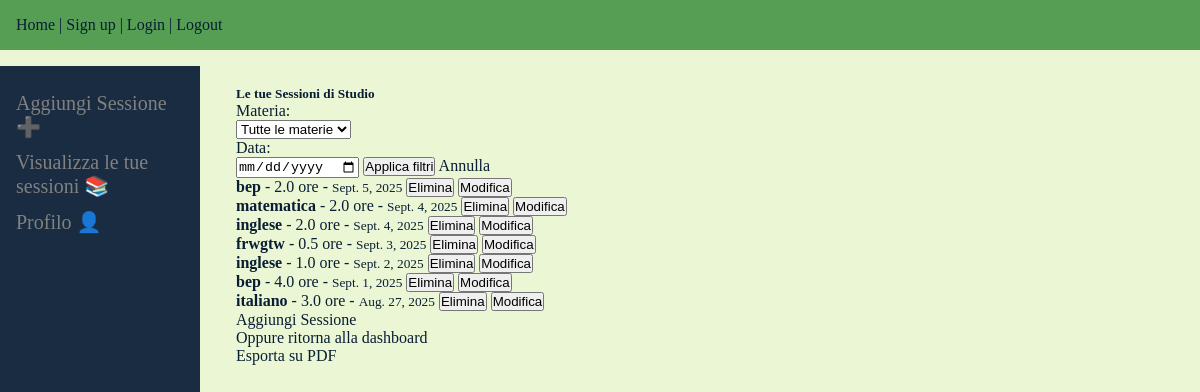
The app's page /study/sessions/ (signed in), older data.
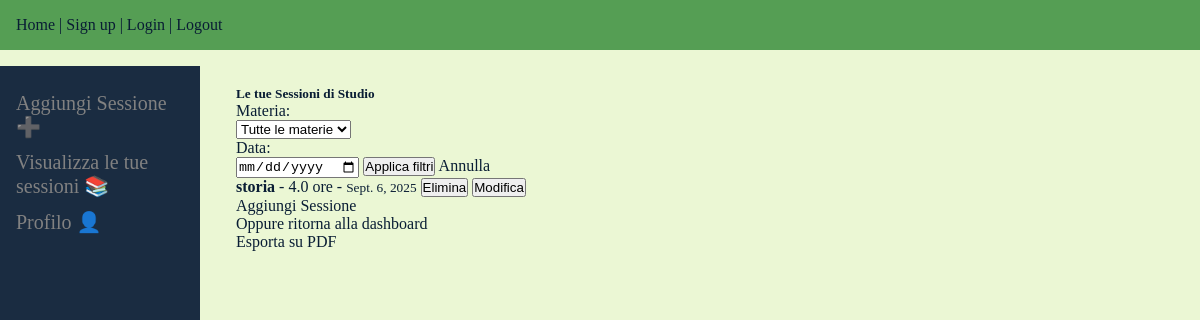
The same page, newer data.
### study/models.py (models this page shows, shortened)
class StudySession(models.Model):
    user = models.ForeignKey(User, on_delete=models.CASCADE, related_name="study_sessions")
    subject = models.ForeignKey(Subject, on_delete=models.CASCADE,)
    duration = models.DecimalField(max_digits=4, decimal_places=1)
    date = models.DateField()
    notes = models.TextField(max_length=100)
    class Meta:
        ordering= ['-date']

class Subject(models.Model):
    name = models.CharField(max_length=50, unique=True)
    created_at=models.DateTimeField(auto_now_add=True)
    created_by = models.ForeignKey(User, on_delete=models.SET_NULL, null=True, blank=True)
    class Meta:
        ordering = ['name']
    def __str__(self):
        return f"{self.name}"

### study/views.py (the view)
# urls.py: path('sessions/', views.study_session_list, name='session_list'),
@login_required
def study_session_list(request):
    user_sessions = filter_sessions(request.user, request.GET)
    context = {
        'sessions' : user_sessions,
        'subjects' : Subject.objects.filter(created_by=request.user)
    }
    return render(request, 'study/session_list.html', context)

### study/views.py (called while the page is built)
def filter_sessions(user, req):
    user_sessions = StudySession.objects.filter(user=user)
    if req.get('subjects'):
        user_sessions=user_sessions.filter(subject_id=req['subjects'])
    if req.get('date'):
        user_sessions=user_sessions.filter(date=req['date'])
    return user_sessions

### study/templates/study/session_list.html (shortened to what this page needs)
{% extends 'dashboard.html' %}
{% block dashboard_page %}
<div class="dashboard-main">
    <h5>Le tue Sessioni di Studio</h5>
    <form method="GET" action="{% url 'study:session_list'%}" class="filtri">
        <p> Materia: </p>
        <select name="subjects">
            <option value=""> Tutte le materie</option>
        </select>
        <p>Data: </p>
        <input type="date" name="date" value="{{request.GET.data}}">
        <button type="submit"> Applica filtri</button>
        <a href="{% url 'study:session_list' %}">Annulla</a>
    </form>
        {% if sessions %}
            <div class="list-group">
                {% for session in sessions %}
                    <div class="session">
                        <strong>{{ session.subject }}</strong> -
                        {{ session.duration }} ore -
                        <small >{{ session.date }}</small>
                         <form method="post" action="{% url 'study:delete_session' session.pk %}" style="display:inline;">
                        <button type="submit">Elimina</button>
                        </form>
                        <form method="post" action="{% url 'study:edit_session' session.pk %}" style="display:inline;">
                        <button type="submit">Modifica</button>
                        </form>
                    </div>
                {% endfor %}
            </div>
        {% else %}
            <p>Non hai ancora registrato sessioni di studio. Inizia ora!</p>
        {% endif %}
   <div>
    <a href="{% url 'study:add_session' %}"> Aggiungi Sessione  </a>
   </div>
   <div>
    <a href="{% url 'users:dashboard' %}"> Oppure ritorna alla dashboard </a>
   </div>
   <div>
    <a href="{% url 'study:export_list' %}?subjects={{request.GET.subjects}}&date={{request.GET.date}}"> Esporta su PDF </a>
   </div>
</div>
{% endblock %}

### users/templates/users/dashboard.html (shortened to what this page needs)
{% extends 'base.html' %}
{% block content %}
<div class="side-nav">
    <a href="{% url 'study:add_session' %}"> Aggiungi Sessione ➕ </a>
    <a href="{% url 'study:session_list' %}">Visualizza le tue sessioni 📚</a>
    <a href="{% url 'users:profile' %}">Profilo 👤</a>
</div>
{% block dashboard_page %}{% endblock%}
{% endblock %}

### templates/StudyBuddies/base.html (shortened to what this page needs)
<!DOCTYPE html>
{% load static%}
<html lang="it">
<head>
    <link rel="stylesheet" href="{% static 'css/style.css' %}">
    <link rel="stylesheet" href="{% static 'css/dashboard.css' %}">
<body>
    <nav>
        <a href="/" >Home</a> |
        <a href="{% url 'users:register' %}" >Sign up</a> |
        <a href="{% url 'users:login' %}" >Login</a> |
        <form class="logout" action="{% url 'users:logout' %}" method="post">
            <button class="logout-button" title="user-logout"> Logout</button>
        </form>
    </nav>
    <main>
       {% block content %}
        {% endblock %}
    </main>
</body>
</html>

### static/css/style.css (style rules this page uses)
* { margin: 0; padding: 0; box-sizing: border-box; }
body { min-height: 100vh; background-color:#EBF7D4; color: #091D34; font-size: 1rem; }
nav { padding: 1rem; background-color: #559E54; color: #091D34; font-size: 1rem; }
main { padding: 1rem; }
p { font-size: 1rem; }
a { color: #091D34; text-decoration: none; }
form.logout button.logout-button { text-decoration: none; color: #091D34; font-family:'Times New Roman', Times, serif; font-size: 1rem !important; }
.logout { display: inline-block; }
.logout-button { font-size: 2.5rem; background-color: rgb(0, 0, 0, 0); border: none; }

### static/css/dashboard.css (style rules this page uses)
.side-nav { height: 100%; width: 200px; position: fixed; z-index: 1; top: 1; margin-top: 0; left: 0; background-color: #1a2c41; overflow-x: hidden; padding-top: 20px; }
.side-nav a { padding: 6px 8px 6px 16px; text-decoration: none; font-size: 20px; color: #818181; display: block; }
.dashboard-main { margin-left: 200px; padding: 20px; }

Row changes from the older to the newer data that the page shows:
removed StudySession: subject "bep", duration "2.0", date "Sept. 5, 2025"
removed StudySession: subject "inglese", duration "2.0", date "Sept. 4, 2025"
removed StudySession: subject "frwgtw", duration "0.5", date "Sept. 3, 2025"
removed StudySession: subject "inglese", duration "1.0", date "Sept. 2, 2025"
removed StudySession: subject "bep", duration "4.0", date "Sept. 1, 2025"
removed StudySession: subject "italiano", duration "3.0", date "Aug. 27, 2025"
changed StudySession: subject "matematica" → "storia"; duration "2.0" → "4.0"; date "Sept. 4, 2025" → "Sept. 6, 2025"
